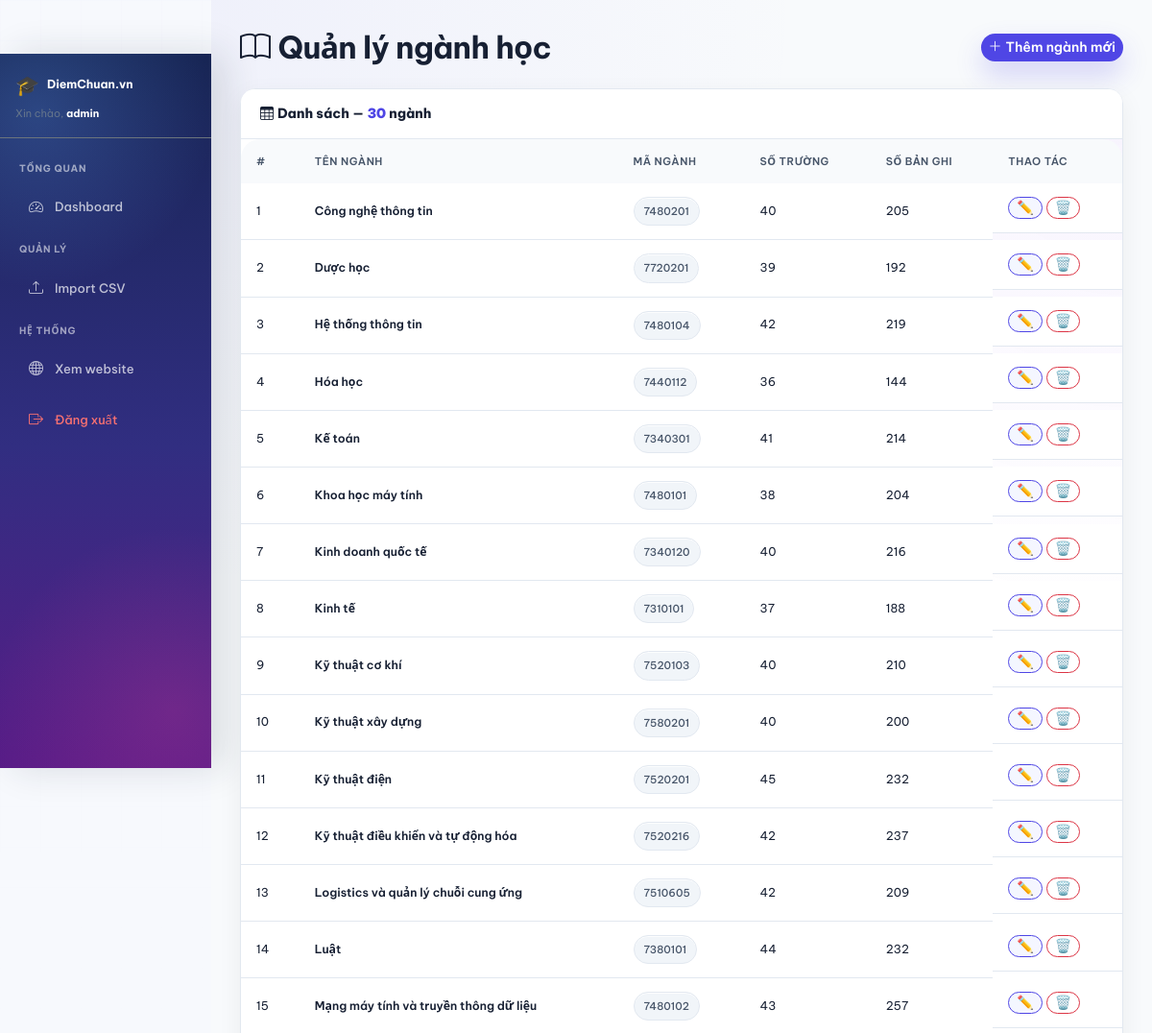
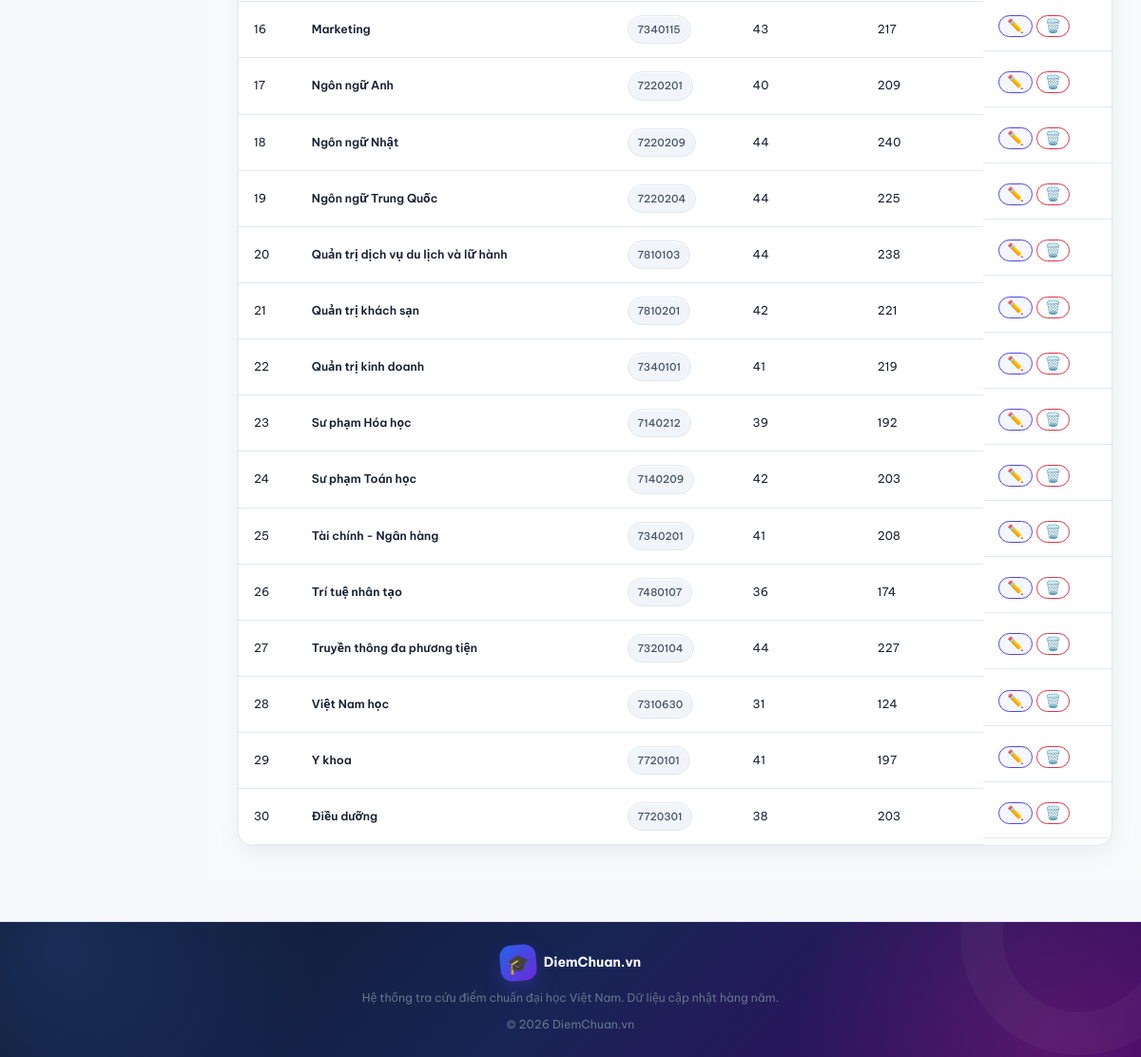
/admin/manage_majors.php (signed in), run on the app's committed database (2 pictures, top to bottom).
### tables this page shows
CREATE TABLE `majors` (
  `major_id` int(11) NOT NULL,
  `major_name` varchar(255) NOT NULL,
  `major_code` varchar(50) DEFAULT NULL
);

### includes/functions.php (called while the page is built, shortened)
<?php
require_once __DIR__.'/config.php';
function e(string $s):string{ return htmlspecialchars($s,ENT_QUOTES,'UTF-8'); }

### includes/config.php (called while the page is built, shortened)
<?php
function url(string $path = ''): string
{
    $path = ltrim($path, '/');
    return BASE_URL . '/' . $path;
}

### admin/manage_majors.php (the view, shortened to what this page needs)
<?php
require_once '../includes/functions.php';
require_once '../includes/header.php';
$db  = getDB();
$list = $db->query("SELECT m.*, COUNT(DISTINCT s.university_id) AS ucnt, COUNT(s.score_id) AS scnt FROM majors m LEFT JOIN admission_scores s ON m.major_id=s.major_id GROUP BY m.major_id ORDER BY m.major_name")->fetchAll();
?>
<div class="admin-wrapper">
  <?php require_once '../includes/sidebar.php'; ?>
  <div class="admin-content">
    <div class="d-flex justify-content-between align-items-center mb-4">
      <h2 class="fw-bold mb-0"><i class="bi bi-book me-2"></i>Quản lý ngành học</h2>
      <button class="btn btn-primary btn-sm" onclick="document.getElementById('fCard').classList.toggle('d-none')">
        <i class="bi bi-plus-lg me-1"></i>Thêm ngành mới
      </button>
    </div>
    <div class="card">
      <div class="card-header"><i class="bi bi-table me-1"></i>Danh sách — <strong class="text-primary"><?=count($list)?></strong> ngành</div>
      <div class="table-responsive">
        <table class="table table-hover mb-0 align-middle small"><thead>
          <tr><th>#</th><th>Tên ngành</th><th>Mã ngành</th><th>Số trường</th><th>Số bản ghi</th><th>Thao tác</th></tr>
        </thead><tbody>
          <?php foreach($list as $i=>$m): ?>
          <tr>
            <td class="text-muted"><?=$i+1?></td>
            <td class="fw-semibold"><?=e($m['major_name'])?></td>
            <td><span class="chip"><?=e($m['major_code']??'—')?></span></td>
            <td><?=$m['ucnt']?></td><td><?=$m['scnt']?></td>
            <td class="d-flex gap-1">
              <a href="<?=url('admin/manage_majors.php?action=edit&id='.$m['major_id'])?>" class="btn btn-sm btn-outline-primary py-0 px-2">✏️</a>
              <button class="btn btn-sm btn-outline-danger py-0 px-2"
                onclick="confirmDelete('<?=url('admin/manage_majors.php?action=delete&id='.$m['major_id'])?>','<?=e(addslashes($m['major_name']))?>')">🗑️</button>
            </td>
          </tr>
          <?php endforeach; ?>
        </tbody></table>
      </div>
    </div>
  </div>
</div>
<?php require_once '../includes/footer.php'; ?>

### data on the page
majors: major_name "Công nghệ thông tin", major_code "7480201", ucnt "40", scnt "205"
majors: major_name "Dược học", major_code "7720201", ucnt "39", scnt "192"
majors: major_name "Hệ thống thông tin", major_code "7480104", ucnt "42", scnt "219"
majors: major_name "Hóa học", major_code "7440112", ucnt "36", scnt "144"
majors: major_name "Kế toán", major_code "7340301", ucnt "41", scnt "214"
majors: major_name "Khoa học máy tính", major_code "7480101", ucnt "38", scnt "204"
majors: major_name "Kinh doanh quốc tế", major_code "7340120", ucnt "40", scnt "216"
majors: major_name "Kinh tế", major_code "7310101", ucnt "37", scnt "188"
majors: major_name "Kỹ thuật cơ khí", major_code "7520103", ucnt "40", scnt "210"
majors: major_name "Kỹ thuật xây dựng", major_code "7580201", ucnt "40", scnt "200"
majors: major_name "Kỹ thuật điện", major_code "7520201", ucnt "45", scnt "232"
majors: major_name "Kỹ thuật điều khiển và tự động hóa", major_code "7520216", ucnt "42", scnt "237"
majors: major_name "Logistics và quản lý chuỗi cung ứng", major_code "7510605", ucnt "42", scnt "209"
majors: major_name "Luật", major_code "7380101", ucnt "44", scnt "232"
majors: major_name "Mạng máy tính và truyền thông dữ liệu", major_code "7480102", ucnt "43", scnt "257"
majors: major_name "Marketing", major_code "7340115", ucnt "43", scnt "217"
majors: major_name "Ngôn ngữ Anh", major_code "7220201", ucnt "40", scnt "209"
majors: major_name "Ngôn ngữ Nhật", major_code "7220209", ucnt "44", scnt "240"
majors: major_name "Ngôn ngữ Trung Quốc", major_code "7220204", ucnt "44", scnt "225"
majors: major_name "Quản trị dịch vụ du lịch và lữ hành", major_code "7810103", ucnt "44", scnt "238"
majors: major_name "Quản trị khách sạn", major_code "7810201", ucnt "42", scnt "221"
majors: major_name "Quản trị kinh doanh", major_code "7340101", ucnt "41", scnt "219"
majors: major_name "Sư phạm Hóa học", major_code "7140212", ucnt "39", scnt "192"
majors: major_name "Sư phạm Toán học", major_code "7140209", ucnt "42", scnt "203"
majors: major_name "Tài chính - Ngân hàng", major_code "7340201", ucnt "41", scnt "208"
majors: major_name "Trí tuệ nhân tạo", major_code "7480107", ucnt "36", scnt "174"
majors: major_name "Truyền thông đa phương tiện", major_code "7320104", ucnt "44", scnt "227"
majors: major_name "Việt Nam học", major_code "7310630", ucnt "31", scnt "124"
majors: major_name "Y khoa", major_code "7720101", ucnt "41", scnt "197"
majors: major_name "Điều dưỡng", major_code "7720301", ucnt "38", scnt "203"

### other printed values
$_SESSION['username'] "admin"
count($list) "30"
